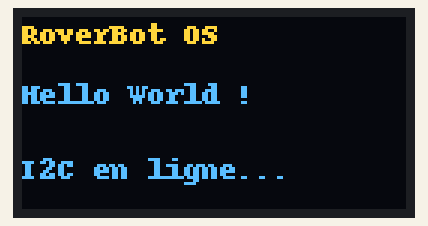
Bench run of a program on a simulated Raspberry Pi (BCM pin numbers). Shown: 128×64 one-colour display. The OLED is the two-colour kind (top 16 rows yellow); what the program prints to the terminal is not drawn. At 0.1 s the program stops and its outputs stay as they are.

Above: at 0.2 s.

The program:

HelloWorld_SSD1306.py
```python
import board
import busio
from PIL import Image, ImageDraw, ImageFont
import adafruit_ssd1306

# 1. Dimensions de l'écran OLED du module RetroPico
WIDTH = 128
HEIGHT = 64

# 2. Initialisation du bus I2C et de l'écran
i2c = busio.I2C(board.SCL, board.SDA)
oled = adafruit_ssd1306.SSD1306_I2C(WIDTH, HEIGHT, i2c, addr=0x3C)

# 3. Effacer l'écran au démarrage
oled.fill(0)
oled.show()

# 4. Création d'une image vierge en noir et blanc (mode '1') pour dessiner
image = Image.new("1", (oled.width, oled.height))
draw = ImageDraw.Draw(image)

# 5. Chargement de la police de caractères par défaut
font = ImageFont.load_default()

# 6. Dessiner le texte sur l'image virtuelle
# Syntaxe : draw.text((coordonnée_X, coordonnée_Y), "Votre texte", font=font, fill=255)
draw.text((0, 0), "RoverBot OS", font=font, fill=255)
draw.text((0, 20), "Hello World !", font=font, fill=255)
draw.text((0, 45), "I2C en ligne...", font=font, fill=255)

# 7. Envoyer l'image finale sur l'écran OLED physique
oled.image(image)
oled.show()

print("Affichage 'Hello World' réussi sur l'écran OLED !")
```
